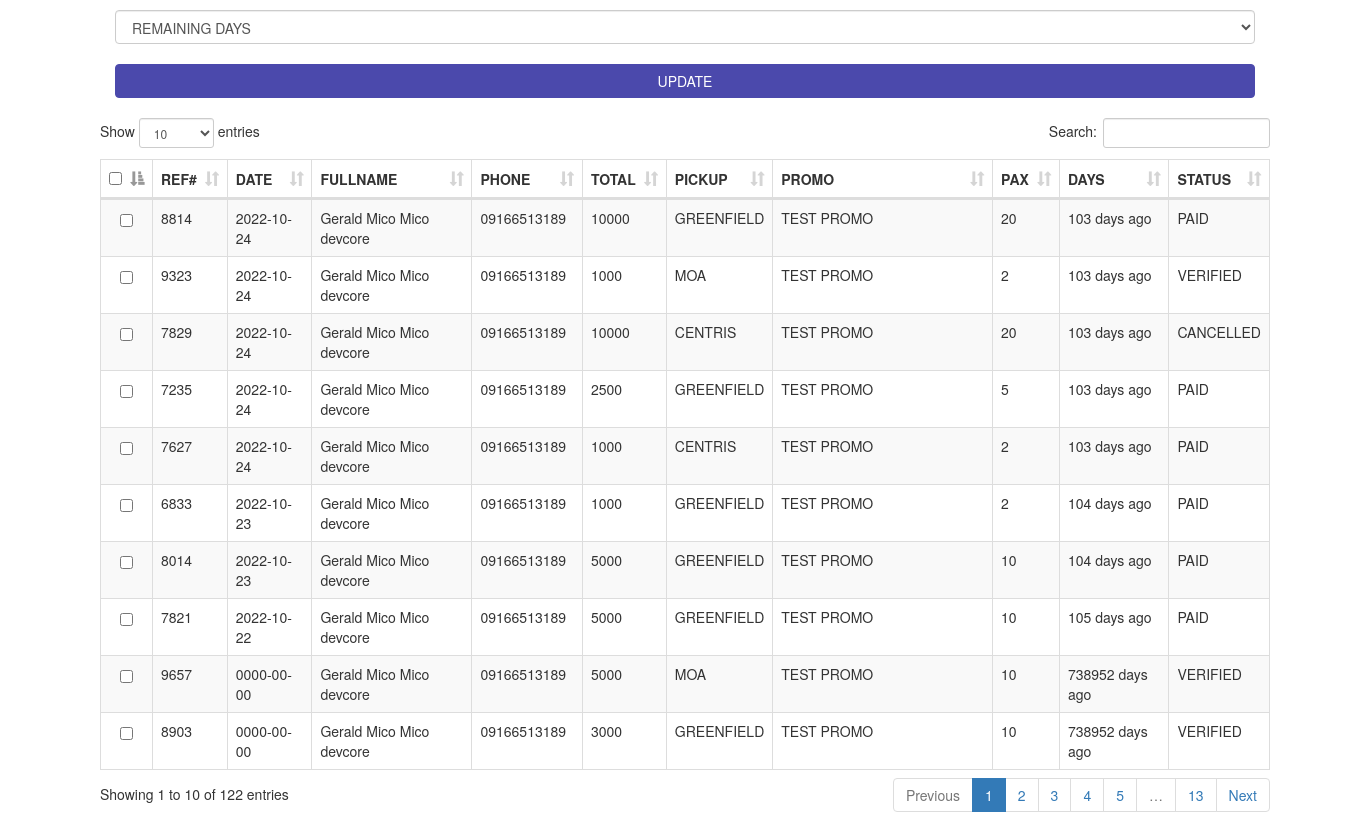
Page /ADMIN/MAILER/index.php on the committed database.
### tables this page shows
CREATE TABLE `proceed_to_pay` (
  `id` int(11) NOT NULL,
  `email` varchar(250) NOT NULL,
  `ref` varchar(250) NOT NULL,
  `phone` varchar(100) NOT NULL,
  `fullname` varchar(250) NOT NULL,
  `booking_date` date NOT NULL,
  `price` int(100) NOT NULL,
  `pax` int(100) NOT NULL,
  `price_to_pay` int(100) NOT NULL,
  `pickup` varchar(250) NOT NULL,
  `code` int(250) NOT NULL,
  `promo_id` int(11) NOT NULL,
  `status` varchar(250) NOT NULL,
  `mode` varchar(200) NOT NULL,
  `date_created` date NOT NULL
);

CREATE TABLE `my_post` (
  `id` int(11) NOT NULL,
  `promo_name` varchar(250) NOT NULL,
  `promo_start` date NOT NULL,
  `promo_end` date NOT NULL,
  `promo_price` int(100) NOT NULL,
  `min_pax` int(50) NOT NULL,
  `max_pax` int(50) NOT NULL,
  `destination_province` varchar(200) NOT NULL,
  `destination_city` varchar(200) NOT NULL,
  `description` text NOT NULL,
  `photo` text NOT NULL,
  `date_created` date NOT NULL
);

### ADMIN/MAILER/index.php (the view, shortened to what this page needs)
<!DOCTYPE html>
<html>
<head>
	<link rel="stylesheet" type="text/css" href="bootstrap/css/bootstrap.min.css">
	<link rel="stylesheet" type="text/css" href="datatable/dataTable.bootstrap.min.css">
</head>
<body>
<div class="container">
			<div class="height10">
			</div>
			<?php
				include_once('../connection/connection.php');
			     $query = mysqli_query($conn,"SELECT *,proceed_to_pay.id as rid FROM proceed_to_pay LEFT JOIN my_post ON proceed_to_pay.promo_id = my_post.id");
				?>
				<form name="bulk_action_form" action="add.php" method="post" onSubmit="return delete_confirm();"/>
				<select class="form-control" name="reason">
					<option value="REMAINING_DAYS">REMAINING DAYS</option>
				</select>
				<br>
				<input type="submit" class="btn btn-success" name="bulk_update_submit" value="UPDATE" style="width:100%; background-color:#4b49ac; border-color:#4b49ac;" />
				<br>
				<br>
			<div class="row">
				<table id="myTable" class="table table-bordered table-striped">
					<thead>
						 <th><input type="checkbox" name="select_all" id="select_all" value=""/></th>
						<th>REF#</th>
						<th>DATE</th>
					    <th>FULLNAME</th>
						<th>PHONE</th>
						<th>TOTAL</th>
						<th>PICKUP</th>
						<th>PROMO</th>
						<th>PAX</th>
						<th>DAYS</th>
						<th>STATUS</th>
					</thead>
					<tbody>
						<?php
			            if(mysqli_num_rows($query) > 0){
			                while($row = mysqli_fetch_assoc($query)){
			                	$now = time();
								$your_date = strtotime($row['booking_date']);
									$datediff =  $your_date - $now;
                                $date_check = round($datediff / (60 * 60 * 24));
			        ?>
						<?php
								echo
								"<tr>
								 <td align='center'><input type='checkbox' name='checked_id[]' class='checkbox' value='".$row['id']."'/></td>
									<td>".$row['code']."</td>
									<td>".$row['booking_date']."</td>
									<td>".$row['fullname']."</td>
									<td>".$row['phone']."</td>
									<td>".$row['price_to_pay']."</td>
									<td>".$row['pickup']."</td>
									<td>".$row['promo_name']."</td>
									<td>".$row['pax']."</td>";
										if($datediff < 0){
									   echo "<td>".abs($date_check)." days ago</td>";
									}else{
									   echo "<td>".abs($date_check)." days before</td>";
									}
								echo "<td>".$row['status']."</td>
								</tr>";
							} }else{
						?>
						    <tr><td colspan="11">No records found.</td></tr>
						<?php } ?>
					</tbody>
				</table>
			</div>
		</div>
</body>
</html>

### ADMIN/MAILER/index.php (style rules this page uses)
.height10 { height:10px; }

### rows in the picture
proceed_to_pay: code "8814", booking_date "2022-10-24", fullname "Gerald Mico Mico devcore", phone "09166513189", price_to_pay "10000", pickup "GREENFIELD", my_post.promo_name "TEST PROMO", pax "20", status "PAID"
proceed_to_pay: code "9323", booking_date "2022-10-24", fullname "Gerald Mico Mico devcore", phone "09166513189", price_to_pay "1000", pickup "MOA", my_post.promo_name "TEST PROMO", pax "2", status "VERIFIED"
proceed_to_pay: code "7829", booking_date "2022-10-24", fullname "Gerald Mico Mico devcore", phone "09166513189", price_to_pay "10000", pickup "CENTRIS", my_post.promo_name "TEST PROMO", pax "20", status "CANCELLED"
proceed_to_pay: code "7235", booking_date "2022-10-24", fullname "Gerald Mico Mico devcore", phone "09166513189", price_to_pay "2500", pickup "GREENFIELD", my_post.promo_name "TEST PROMO", pax "5", status "PAID"
proceed_to_pay: code "7627", booking_date "2022-10-24", fullname "Gerald Mico Mico devcore", phone "09166513189", price_to_pay "1000", pickup "CENTRIS", my_post.promo_name "TEST PROMO", pax "2", status "PAID"
proceed_to_pay: code "6833", booking_date "2022-10-23", fullname "Gerald Mico Mico devcore", phone "09166513189", price_to_pay "1000", pickup "GREENFIELD", my_post.promo_name "TEST PROMO", pax "2", status "PAID"
proceed_to_pay: code "8014", booking_date "2022-10-23", fullname "Gerald Mico Mico devcore", phone "09166513189", price_to_pay "5000", pickup "GREENFIELD", my_post.promo_name "TEST PROMO", pax "10", status "PAID"
proceed_to_pay: code "7821", booking_date "2022-10-22", fullname "Gerald Mico Mico devcore", phone "09166513189", price_to_pay "5000", pickup "GREENFIELD", my_post.promo_name "TEST PROMO", pax "10", status "PAID"
proceed_to_pay: code "9657", booking_date "0000-00-00", fullname "Gerald Mico Mico devcore", phone "09166513189", price_to_pay "5000", pickup "MOA", my_post.promo_name "TEST PROMO", pax "10", status "VERIFIED"
proceed_to_pay: code "8903", booking_date "0000-00-00", fullname "Gerald Mico Mico devcore", phone "09166513189", price_to_pay "3000", pickup "GREENFIELD", my_post.promo_name "TEST PROMO", pax "10", status "VERIFIED"
